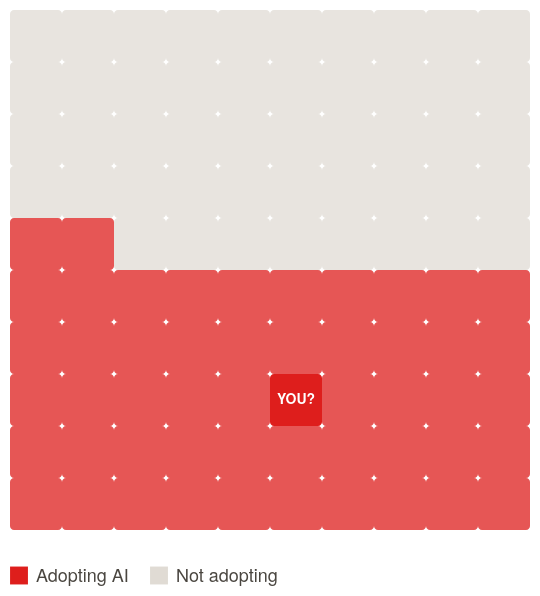

This figure's Vega-Lite source:
### Vega-Lite specification from a JSON file in a GitHub repository (floating-point values rounded to 4 significant figures)
{"$schema": "https://vega.github.io/schema/vega-lite/v5.json", "width": 260, "height": 260, "background": "transparent", "config": {"font": "Helvetica Neue, Helvetica, Arial, sans-serif", "view": {"stroke": null}}, "data": {"values": [{"id": 1, "col": 0, "row": 0, "category": "Adopting AI", "is_you": "no"}, {"id": 2, "col": 1, "row": 0, "category": "Adopting AI", "is_you": "no"}, {"id": 3, "col": 2, "row": 0, "category": "Adopting AI", "is_you": "no"}, {"id": 4, "col": 3, "row": 0, "category": "Adopting AI", "is_you": "no"}, {"id": 5, "col": 4, "row": 0, "category": "Adopting AI", "is_you": "no"}, {"id": 6, "col": 5, "row": 0, "category": "Adopting AI", "is_you": "no"}, {"id": 7, "col": 6, "row": 0, "category": "Adopting AI", "is_you": "no"}, {"id": 8, "col": 7, "row": 0, "category": "Adopting AI", "is_you": "no"}, {"id": 9, "col": 8, "row": 0, "category": "Adopting AI", "is_you": "no"}, {"id": 10, "col": 9, "row": 0, "category": "Adopting AI", "is_you": "no"}, {"id": 11, "col": 0, "row": 1, "category": "Adopting AI", "is_you": "no"}, {"id": 12, "col": 1, "row": 1, "category": "Adopting AI", "is_you": "no"}, {"id": 13, "col": 2, "row": 1, "category": "Adopting AI", "is_you": "no"}, {"id": 14, "col": 3, "row": 1, "category": "Adopting AI", "is_you": "no"}, {"id": 15, "col": 4, "row": 1, "category": "Adopting AI", "is_you": "no"}, {"id": 16, "col": 5, "row": 1, "category": "Adopting AI", "is_you": "no"}, {"id": 17, "col": 6, "row": 1, "category": "Adopting AI", "is_you": "no"}, {"id": 18, "col": 7, "row": 1, "category": "Adopting AI", "is_you": "no"}, {"id": 19, "col": 8, "row": 1, "category": "Adopting AI", "is_you": "no"}, {"id": 20, "col": 9, "row": 1, "category": "Adopting AI", "is_you": "no"}, {"id": 21, "col": 0, "row": 2, "category": "Adopting AI", "is_you": "no"}, {"id": 22, "col": 1, "row": 2, "category": "Adopting AI", "is_you": "no"}, {"id": 23, "col": 2, "row": 2, "category": "Adopting AI", "is_you": "no"}, {"id": 24, "col": 3, "row": 2, "category": "Adopting AI", "is_you": "no"}, {"id": 25, "col": 4, "row": 2, "category": "Adopting AI", "is_you": "no"}, {"id": 26, "col": 5, "row": 2, "category": "Adopting AI", "is_you": "yes"}, {"id": 27, "col": 6, "row": 2, "category": "Adopting AI", "is_you": "no"}, {"id": 28, "col": 7, "row": 2, "category": "Adopting AI", "is_you": "no"}, {"id": 29, "col": 8, "row": 2, "category": "Adopting AI", "is_you": "no"}, {"id": 30, "col": 9, "row": 2, "category": "Adopting AI", "is_you": "no"}, {"id": 31, "col": 0, "row": 3, "category": "Adopting AI", "is_you": "no"}, {"id": 32, "col": 1, "row": 3, "category": "Adopting AI", "is_you": "no"}, {"id": 33, "col": 2, "row": 3, "category": "Adopting AI", "is_you": "no"}, {"id": 34, "col": 3, "row": 3, "category": "Adopting AI", "is_you": "no"}, {"id": 35, "col": 4, "row": 3, "category": "Adopting AI", "is_you": "no"}, {"id": 36, "col": 5, "row": 3, "category": "Adopting AI", "is_you": "no"}, {"id": 37, "col": 6, "row": 3, "category": "Adopting AI", "is_you": "no"}, {"id": 38, "col": 7, "row": 3, "category": "Adopting AI", "is_you": "no"}, {"id": 39, "col": 8, "row": 3, "category": "Adopting AI", "is_you": "no"}, {"id": 40, "col": 9, "row": 3, "category": "Adopting AI", "is_you": "no"}, {"id": 41, "col": 0, "row": 4, "category": "Adopting AI", "is_you": "no"}, {"id": 42, "col": 1, "row": 4, "category": "Adopting AI", "is_you": "no"}, {"id": 43, "col": 2, "row": 4, "category": "Adopting AI", "is_you": "no"}, {"id": 44, "col": 3, "row": 4, "category": "Adopting AI", "is_you": "no"}, {"id": 45, "col": 4, "row": 4, "category": "Adopting AI", "is_you": "no"}, {"id": 46, "col": 5, "row": 4, "category": "Adopting AI", "is_you": "no"}, {"id": 47, "col": 6, "row": 4, "category": "Adopting AI", "is_you": "no"}, {"id": 48, "col": 7, "row": 4, "category": "Adopting AI", "is_you": "no"}, {"id": 49, "col": 8, "row": 4, "category": "Adopting AI", "is_you": "no"}, {"id": 50, "col": 9, "row": 4, "category": "Adopting AI", "is_you": "no"}, {"id": 51, "col": 0, "row": 5, "category": "Adopting AI", "is_you": "no"}, {"id": 52, "col": 1, "row": 5, "category": "Adopting AI", "is_you": "no"}, {"id": 53, "col": 2, "row": 5, "category": "Not adopting", "is_you": "no"}, {"id": 54, "col": 3, "row": 5, "category": "Not adopting", "is_you": "no"}, {"id": 55, "col": 4, "row": 5, "category": "Not adopting", "is_you": "no"}, {"id": 56, "col": 5, "row": 5, "category": "Not adopting", "is_you": "no"}, {"id": 57, "col": 6, "row": 5, "category": "Not adopting", "is_you": "no"}, {"id": 58, "col": 7, "row": 5, "category": "Not adopting", "is_you": "no"}, {"id": 59, "col": 8, "row": 5, "category": "Not adopting", "is_you": "no"}, {"id": 60, "col": 9, "row": 5, "category": "Not adopting", "is_you": "no"}, {"id": 61, "col": 0, "row": 6, "category": "Not adopting", "is_you": "no"}, {"id": 62, "col": 1, "row": 6, "category": "Not adopting", "is_you": "no"}, {"id": 63, "col": 2, "row": 6, "category": "Not adopting", "is_you": "no"}, {"id": 64, "col": 3, "row": 6, "category": "Not adopting", "is_you": "no"}, {"id": 65, "col": 4, "row": 6, "category": "Not adopting", "is_you": "no"}, {"id": 66, "col": 5, "row": 6, "category": "Not adopting", "is_you": "no"}, {"id": 67, "col": 6, "row": 6, "category": "Not adopting", "is_you": "no"}, {"id": 68, "col": 7, "row": 6, "category": "Not adopting", "is_you": "no"}, {"id": 69, "col": 8, "row": 6, "category": "Not adopting", "is_you": "no"}, {"id": 70, "col": 9, "row": 6, "category": "Not adopting", "is_you": "no"}, {"id": 71, "col": 0, "row": 7, "category": "Not adopting", "is_you": "no"}, {"id": 72, "col": 1, "row": 7, "category": "Not adopting", "is_you": "no"}, {"id": 73, "col": 2, "row": 7, "category": "Not adopting", "is_you": "no"}, {"id": 74, "col": 3, "row": 7, "category": "Not adopting", "is_you": "no"}, {"id": 75, "col": 4, "row": 7, "category": "Not adopting", "is_you": "no"}, {"id": 76, "col": 5, "row": 7, "category": "Not adopting", "is_you": "no"}, {"id": 77, "col": 6, "row": 7, "category": "Not adopting", "is_you": "no"}, {"id": 78, "col": 7, "row": 7, "category": "Not adopting", "is_you": "no"}, {"id": 79, "col": 8, "row": 7, "category": "Not adopting", "is_you": "no"}, {"id": 80, "col": 9, "row": 7, "category": "Not adopting", "is_you": "no"}, {"id": 81, "col": 0, "row": 8, "category": "Not adopting", "is_you": "no"}, {"id": 82, "col": 1, "row": 8, "category": "Not adopting", "is_you": "no"}, {"id": 83, "col": 2, "row": 8, "category": "Not adopting", "is_you": "no"}, {"id": 84, "col": 3, "row": 8, "category": "Not adopting", "is_you": "no"}, {"id": 85, "col": 4, "row": 8, "category": "Not adopting", "is_you": "no"}, {"id": 86, "col": 5, "row": 8, "category": "Not adopting", "is_you": "no"}, {"id": 87, "col": 6, "row": 8, "category": "Not adopting", "is_you": "no"}, {"id": 88, "col": 7, "row": 8, "category": "Not adopting", "is_you": "no"}, {"id": 89, "col": 8, "row": 8, "category": "Not adopting", "is_you": "no"}, {"id": 90, "col": 9, "row": 8, "category": "Not adopting", "is_you": "no"}, {"id": 91, "col": 0, "row": 9, "category": "Not adopting", "is_you": "no"}, {"id": 92, "col": 1, "row": 9, "category": "Not adopting", "is_you": "no"}, {"id": 93, "col": 2, "row": 9, "category": "Not adopting", "is_you": "no"}, {"id": 94, "col": 3, "row": 9, "category": "Not adopting", "is_you": "no"}, {"id": 95, "col": 4, "row": 9, "category": "Not adopting", "is_you": "no"}, {"id": 96, "col": 5, "row": 9, "category": "Not adopting", "is_you": "no"}, {"id": 97, "col": 6, "row": 9, "category": "Not adopting", "is_you": "no"}, {"id": 98, "col": 7, "row": 9, "category": "Not adopting", "is_you": "no"}, {"id": 99, "col": 8, "row": 9, "category": "Not adopting", "is_you": "no"}, {"id": 100, "col": 9, "row": 9, "category": "Not adopting", "is_you": "no"}]}, "layer": [{"comment": "Waffle squares", "params": [{"name": "sq_hover", "select": {"type": "point", "on": "pointerover", "clear": "pointerout"}}], "mark": {"type": "rect", "cornerRadius": 2}, "encoding": {"x": {"field": "col", "type": "ordinal", "axis": null}, "y": {"field": "row", "type": "ordinal", "axis": null, "sort": "descending"}, "color": {"field": "category", "type": "nominal", "scale": {"domain": ["Adopting AI", "Not adopting"], "range": ["#de1e1c", "#e0dbd4"]}, "legend": {"title": null, "orient": "bottom", "direction": "horizontal", "labelFontSize": 9, "labelColor": "#4a4640", "symbolStrokeWidth": 0, "symbolSize": 80}}, "opacity": {"condition": [{"test": "datum.is_you === 'yes'", "value": 1}, {"param": "sq_hover", "empty": false, "value": 1}], "value": 0.75}, "strokeWidth": {"condition": {"param": "sq_hover", "empty": false, "value": 2}, "value": 0}, "stroke": {"condition": {"param": "sq_hover", "empty": false, "value": "#1a1814"}, "value": "transparent"}, "tooltip": [{"field": "category", "title": "Status"}, {"field": "id", "title": "Business #"}]}}, {"comment": "YOU label on square 26", "transform": [{"filter": "datum.is_you === 'yes'"}], "mark": {"type": "text", "fontSize": 7, "fontWeight": "bold", "color": "white", "baseline": "middle", "align": "center"}, "encoding": {"x": {"field": "col", "type": "ordinal"}, "y": {"field": "row", "type": "ordinal", "sort": "descending"}, "text": {"value": "YOU?"}}}]}
